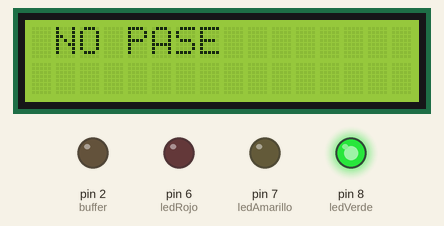
Recording of a sketch running on a simulated Arduino Uno, built with avr-gcc and run on an emulated ATmega328P. On the bench: 16×2 character LCD, output pins drawn as LEDs (lit = HIGH).

Above: at 0.1 s.
At 10.27 s:
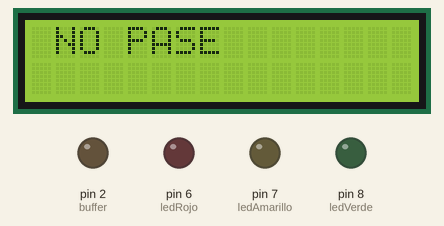
At 14.1 s:
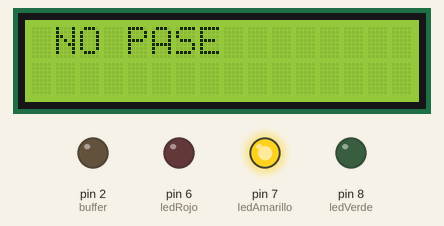
At 19.1 s:
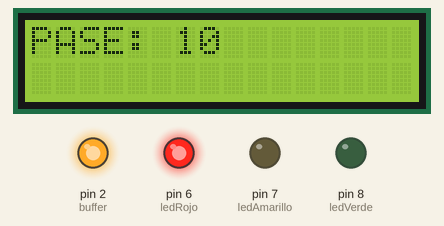
At 22.2 s:
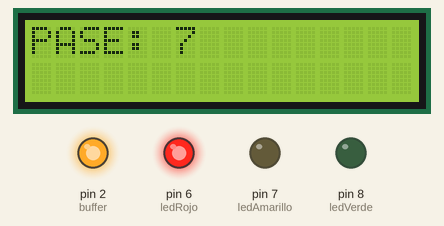
At 29.7 s:
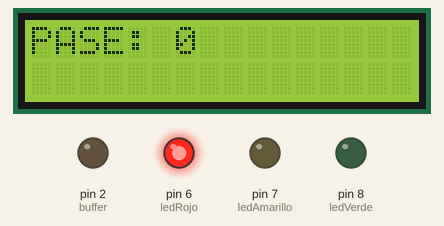
Timing chart, 0 to 31.7 s (numbered marks = the images above):
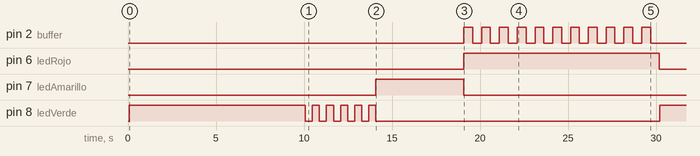

The sketch:

semaforo.ino
```cpp
#include <LiquidCrystal_I2C.h>  //Cargamos la librería para el módulo LCD

/*
SDA = PIN A4
SCL = PIN A5
*/

#include <wire.h>

LiquidCrystal_I2C lcd(0x3f, 16, 2);

int ledRojo = 6;
int rojo;
int ledAmarillo = 7;
int ledVerde = 8;
int buffer = 2;
//DECLARAMOS LOS PINES

void Luces(int pin, unsigned long tiempo) {  //La función va fuera del setup y se define el tipo de dato de los parametros
  digitalWrite(pin, 1);
  delay(tiempo);
  digitalWrite(pin, 0);
}

void parpadeoVerde() {

  for (int x = 0; x < 5; x++) {
    delay(400);
    digitalWrite(ledVerde, 1);
    delay(400);
    digitalWrite(ledVerde, 0);
  }  //ESTA FUNCIÓN SE ENCARGA DE PARPADEO DE LED VERDE AL CASI FINALIZAR EL TIEMPO
}

void luzRoja() {

  int rojo = 1;

  digitalWrite(ledRojo, 1);

  for (int y = 0; y <= 10; y++) {
    //lcd.clear();
    lcd.setCursor(0, 0);
    lcd.print("PASE: ");
    lcd.print(10 - y);
    digitalWrite(buffer, 1);
    delay(500);
    digitalWrite(buffer, 0);
    delay(500);
    //lcd.setCursor(11,0);
    //lcd.print(10 - y);
    //lcd.setCursor(10,0);
    lcd.clear();  //ESTA LINEA ES VITAL PARA EL FUNCIONAMIENTO DE LA PANTALLA LCD

  }  //ESTA FUNCIÓN SE ENCARGA DE ENCENDER EL BUFFER DURANTE LA LUZ ROJA SIMULANDO ASÍ UN PASE PEATONAL, A SU VEZ CONTROLA LA DURACIÓN DE LA LUZ ROJA

  digitalWrite(ledRojo, 0);  // CON ESTAS FUNCIONES EMULAMOS UN SEMÁFORO EN EL CUAL LA LUZ VERDE DURA 15s, LUZ AMARILLA DURA 5s, LUZ ROJA 10s
}

//--------------------------------------------------------------------------------------------CODIGO FUNCIONAL

void setup() {
  Serial.begin(9600);
  pinMode(ledRojo, OUTPUT);
  pinMode(ledAmarillo, OUTPUT);
  pinMode(ledVerde, OUTPUT);
  pinMode(buffer, OUTPUT);
  //DECLARAMOS LOS PINES DE CADA COMPONENTE COMO SALIDA DIGITAL

  //INICIALIZACIÓN DE LA PANTALLA LCD
  lcd.init();
  lcd.backlight();
  lcd.write(0);
}

void loop() {
  lcd.clear();
  lcd.print(" NO PASE ");
  Luces(ledVerde, 10000);
  parpadeoVerde();
  Luces(ledAmarillo, 5000);
  luzRoja();
}
```

Measured:
- by itself, pin 2 (buffer): LOW → HIGH at 19.1 s, → LOW 0.50 s later, → HIGH 0.51 s later, → LOW 0.50 s later, … (22 changes in this stretch)
- by itself, pin 6 (ledRojo): LOW → HIGH at 19.1 s, → LOW 11.1 s later
- by itself, pin 7 (ledAmarillo): LOW → HIGH at 14.1 s, → LOW 5.0 s later
- by itself, pin 8 (ledVerde): goes HIGH 10.0 s, 5 × (LOW 0.40 s, HIGH 0.40 s), LOW 16.1 s, then HIGH
- what the display in image 3 shows lasts 1.0 s, from 19.1 s to 20.1 s
